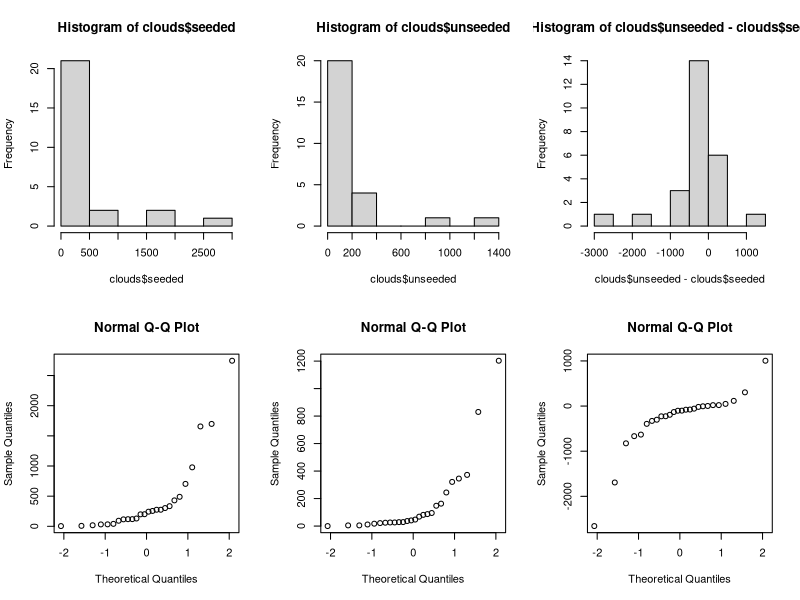
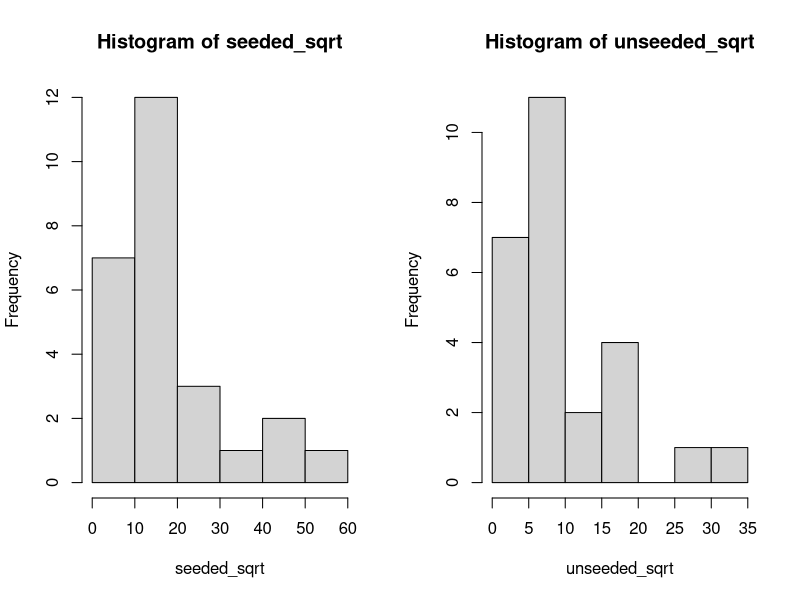
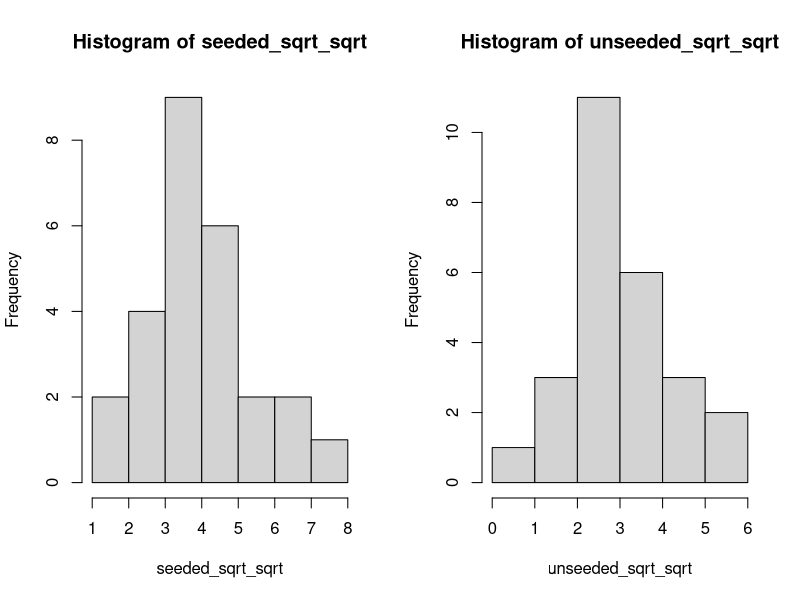
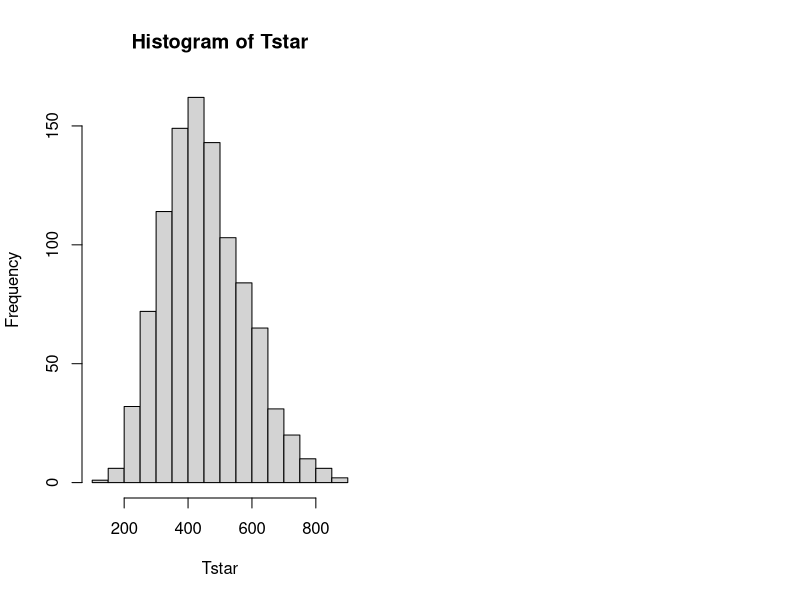
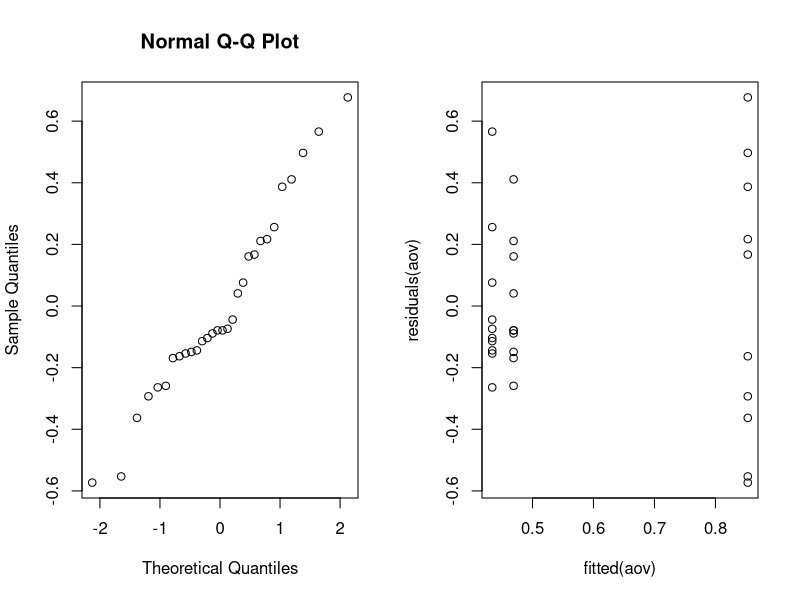
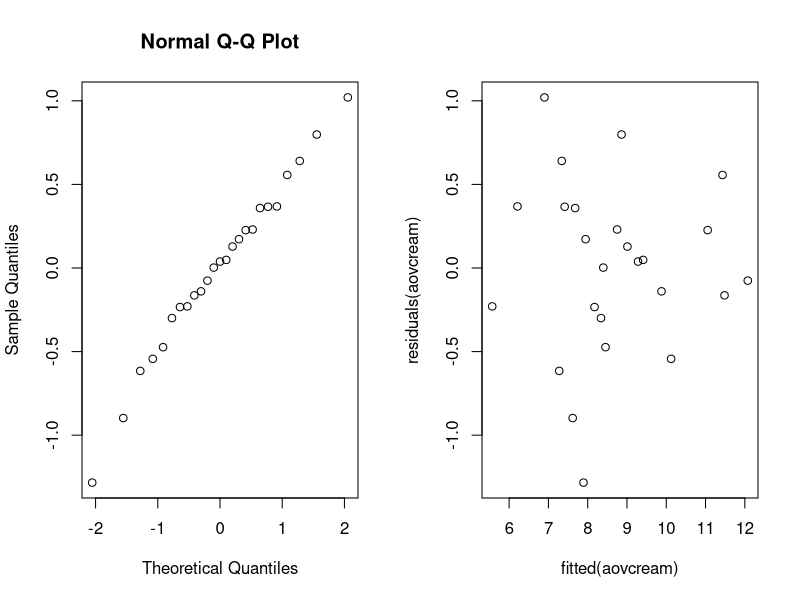

These charts were generated, in order, by the following R code:
## ---- chunk 1
x <- as.numeric(list(15.4, 17.9, 19.0, 0.5, 15.9, 2.7, 6.2, 2.5, 
                     4.7, 6.9, 10.8, 24.3, 5.6, 23.0, 10.7))
## ---- chunk 2
shapiro.test(x)
## ---- chunk 3
mu = mean(x)
mu
## ---- chunk 4
s = sd(x)
s
## ---- chunk 5
alpha <- 1 - 0.97
n <- length(x)
ta <- qt(1-alpha/2, df=n-1)
ta
## ---- chunk 6
CI_97 <- c(mu - ta*s/sqrt(n), mu + ta*s/sqrt(n))
CI_97
## ---- chunk 7
E <- 2 
n_min <- (ta*s/E)^2
n_min
## ---- chunk 8
B = 1000
Tstar = numeric(B)

for(i in 1:B) {
  Xstar = sample(x, replace=TRUE)
  Tstar[i] = mean(Xstar)
}

TstarLower = quantile(Tstar, alpha/2)
TstarUpper = quantile(Tstar, 1-alpha/2)

bootstrap_CI_97 <- c(2*mu - TstarUpper, 2*mu - TstarLower)
bootstrap_CI_97
## ---- chunk 9
t.test(x, mu=15, alt='l')
## ---- chunk 10
binom.test(sum(x<15), length(x), p = 0.5, alternative = "less", conf.level = 0.95)
## ---- chunk 11
B <- 1000

for(m in 13:15){
  ttest <- numeric(B)
  sign <- numeric(B)
  for(i in 1L:B){
    h1_sample = rnorm(n, mean=m, sd=s)
    
    ttest[i] <- t.test(h1_sample, mu=mu, alt='l')[[3]]
    sign[i] <- binom.test(sum(h1_sample<mu), length(h1_sample), p = 0.5, 
                          alternative = "less", conf.level = 0.95)[[3]]
  }
  print(paste0("H1 mu=", m))
  print(paste0("t-test power ", sum(ttest < 0.05)/B))
  print(paste0("sign test power ", sum(sign < 0.05)/B))
}
## ---- chunk 12
p_hat = mean(x > 15.5)
p_hat
## ---- chunk 13
p_hat_r <- 0.53
margin_error = p_hat_r - p_hat
p_hat_l <- p_hat - margin_error
p_hat_l
## ---- chunk 14
se <- sqrt((p_hat * (1 - p_hat)) / n)
z_alpha_by_2 <- margin_error / se
z_alpha_by_2
## ---- chunk 15
alpha = (1 - pnorm(z_alpha_by_2))*2
1-alpha
## ---- chunk 16
prop.test(c(2, 6), c(5, 10))
## ---- chunk 17
clouds <- read.table("data/clouds.txt", header=TRUE)

par(mfrow=c(2, 3))
hist(clouds$seeded)
hist(clouds$unseeded)
hist(clouds$unseeded - clouds$seeded)
qqnorm(clouds$seeded)
qqnorm(clouds$unseeded)
qqnorm(clouds$unseeded - clouds$seeded)
## ---- chunk 18
shapiro.test(clouds$unseeded - clouds$seeded)
## ---- chunk 19
t.test(clouds$unseeded, clouds$seeded, paired=FALSE)
## ---- chunk 20
wilcox.test(clouds$unseeded, clouds$seeded)
median(clouds$unseeded); median(clouds$seeded)
## ---- chunk 21
ks.test(clouds$unseeded, clouds$seeded)
mean(clouds$unseeded); mean(clouds$seeded)
## ---- chunk 22
unseeded_sqrt <- sqrt(clouds$unseeded)
seeded_sqrt <- sqrt(clouds$seeded)

par(mfrow=c(1, 2))
hist(seeded_sqrt)
hist(unseeded_sqrt)
## ---- chunk 23
shapiro.test(unseeded_sqrt)
shapiro.test(seeded_sqrt)
## ---- chunk 24
t.test(unseeded_sqrt, seeded_sqrt, paired=FALSE)
wilcox.test(unseeded_sqrt, seeded_sqrt)
ks.test(unseeded_sqrt, seeded_sqrt)
## ---- chunk 25
unseeded_sqrt_sqrt <- sqrt(unseeded_sqrt)
seeded_sqrt_sqrt <- sqrt(seeded_sqrt)

par(mfrow=c(1, 2))
hist(seeded_sqrt_sqrt)
hist(unseeded_sqrt_sqrt)
## ---- chunk 26
shapiro.test(unseeded_sqrt_sqrt)
shapiro.test(seeded_sqrt_sqrt)
## ---- chunk 27
t.test(unseeded_sqrt_sqrt, seeded_sqrt_sqrt, paired=FALSE)
wilcox.test(unseeded_sqrt_sqrt, seeded_sqrt_sqrt)
ks.test(unseeded_sqrt_sqrt, seeded_sqrt_sqrt)
## ---- chunk 28
seeded <- clouds$seeded

B <- 1000
Tstar <- numeric(B)
for(i in 1:B){
  Xstar <- sample(seeded, replace=TRUE)
  Tstar[i] <- mean(Xstar)
}
lambda_hat <- 1/mean(Tstar)
lambda_hat
hist(Tstar)
## ---- chunk 29
alpha <- 1 - 0.95
deltastar <- 1/Tstar - lambda_hat
d <- quantile(deltastar, c(alpha/2, 1-alpha/2))
CI95 = lambda_hat - c(d[2], d[1])
lambda_hat; CI95
## ---- chunk 30
B <- 1000
t <- median(seeded)
tstar <- numeric(B)
n <- length(seeded)
for(i in 1:B){
  xstar <- rexp(n, lambda_hat)
  tstar[i] <- median(xstar)
}
pl <- sum(tstar<t)/B
pr <- sum(tstar>t)/B
p <- 2*min(pl, pr)
pl;pr;p
## ---- chunk 31
ks.test(seeded, rexp(n, lambda_hat))
## ---- chunk 32
binom.test(sum(seeded<300), length(seeded), p = 0.5, alternative = "less", conf.level = 0.95)
## ---- chunk 33
binom.test(sum(seeded<30), length(seeded), p = 0.25, alternative = "less", conf.level = 0.95)
## ---- chunk 34
dogs <- read.table("data/dogs.txt", header=TRUE)
## ---- chunk 35
shapiro.test(dogs$isofluorane)
shapiro.test(dogs$cyclopropane)
shapiro.test(dogs$halothane)
## ---- chunk 36
cor.test(dogs$isofluorane, dogs$halothane, method="spearman")
## ---- chunk 37
mystat <- function(x, y) {mean(x-y)}
B <- 1000; tstar <- numeric(B)
for (i in 1:B){
  dogstar <- t(apply(cbind(dogs[,1], dogs[,2]), 1, sample))
  tstar[i] <- mystat(dogstar[,1], dogstar[,2])
}
myt <- mystat(dogs[,1], dogs[,2])
pl <- sum(tstar<myt)/B
pr <- sum(tstar>myt)/B
p <- 2*min(pl, pr)
pl;pr;p
## ---- chunk 38
dogframe <- data.frame(concentration=as.vector(as.matrix(dogs)),
                    variety=factor(rep(1:3, each=10)))
aov <- lm(concentration~variety, data=dogframe)
anova(aov)
## ---- chunk 39
shapiro.test(residuals(aov))
par(mfrow=c(1,2)); qqnorm(residuals(aov)); plot(fitted(aov), residuals(aov))
## ---- chunk 40
summary(aov)$coefficients
## ---- chunk 41
kruskal.test(concentration ~ variety, data = dogframe)[[3]]
## ---- chunk 42
blood <- read.table("data/hemoglobin.txt", header=TRUE)
set.seed(42)
rows <- sample(nrow(blood))
randomized <- blood[rows, ]
## ---- chunk 43
res.aov3 <- aov(hemoglobin ~ rate * method, data = randomized)
summary(res.aov3)
## ---- chunk 44
res.aov <- aov(hemoglobin ~ rate, data = randomized)
summary(res.aov)
## ---- chunk 45
cream <- read.table("data/cream.txt", header=TRUE)

cream$starter <- factor(cream$starter)
cream$position <- factor(cream$position)
cream$batch <- factor(cream$batch)

aovcream <- lm(acidity ~ batch + position + starter, data=cream)
anova(aovcream)
## ---- chunk 46
shapiro.test(residuals(aovcream))
par(mfrow=c(1,2)); qqnorm(residuals(aovcream)); plot(fitted(aovcream), residuals(aovcream))
## ---- chunk 47
ONLYIM <- lm(acidity ~ starter + batch, data=cream)

summary(ONLYIM)$coefficients
## ---- chunk 48
attach(cream)
friedman.test(acidity, starter, batch, data=cream)
